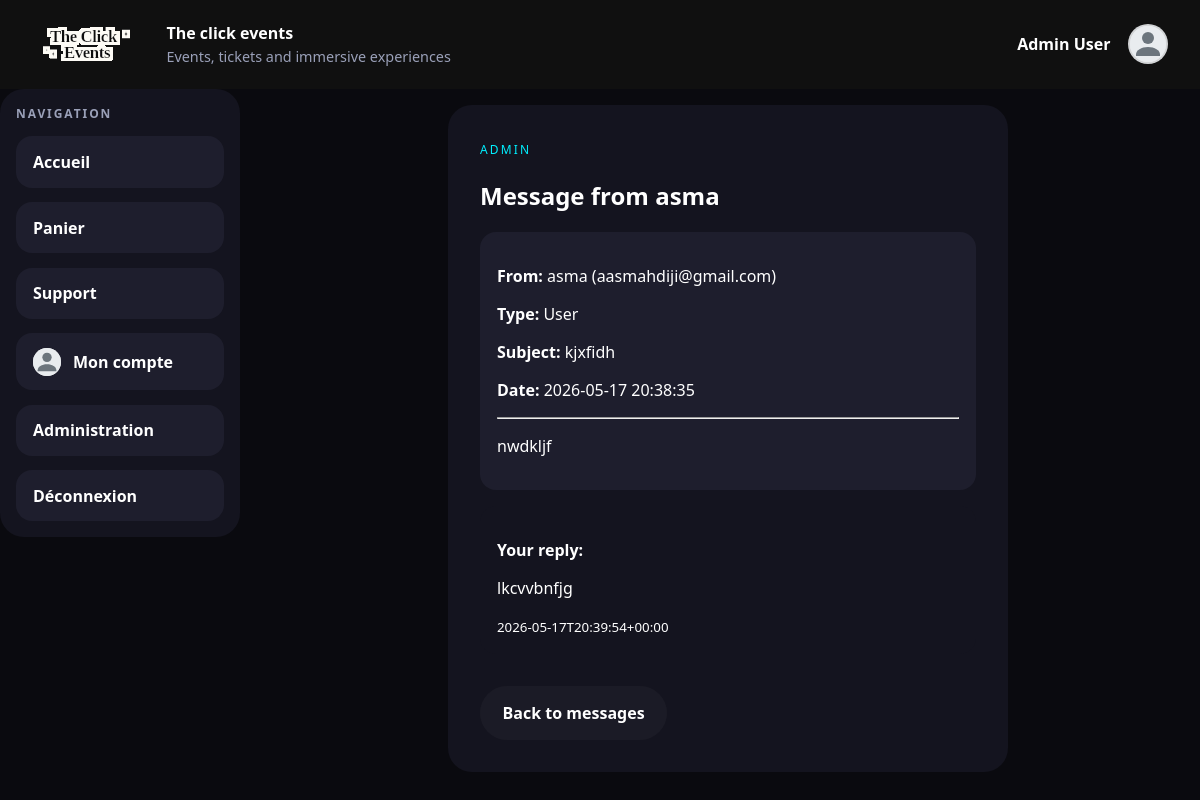
The page /admin/message?id=4 (signed in) on the database its author committed.
### tables this page shows
CREATE TABLE contact_messages (
    id INTEGER PRIMARY KEY AUTOINCREMENT,
    sender_id INTEGER NOT NULL,
    sender_type TEXT NOT NULL,
    subject TEXT NOT NULL,
    message TEXT NOT NULL,
    status TEXT NOT NULL DEFAULT 'pending',
    admin_reply TEXT DEFAULT NULL,
    created_at TEXT DEFAULT CURRENT_TIMESTAMP,
    replied_at TEXT DEFAULT NULL,
    FOREIGN KEY (sender_id) REFERENCES users(id) ON DELETE CASCADE
);

CREATE TABLE users (
    id INTEGER PRIMARY KEY AUTOINCREMENT,
    full_name TEXT NOT NULL,
    email TEXT NOT NULL UNIQUE,
    password_hash TEXT NOT NULL,
    role TEXT NOT NULL DEFAULT 'user',
    profile_picture_path TEXT DEFAULT NULL,
    created_at TEXT DEFAULT CURRENT_TIMESTAMP
);

### config/bootstrap.php (called while the page is built, shortened)
<?php
spl_autoload_register(static function (string $class): void {
    $prefix = 'App\\';
    $relativeClass = substr($class, strlen($prefix));
    $candidates = [
        APP_PATH . '/' . str_replace('\\', '/', $relativeClass) . '.php',
        CONFIG_PATH . '/' . str_replace('Config\\', '', $relativeClass) . '.php',
    ];
    foreach ($candidates as $file) {
        if (is_file($file)) {
            return;
        }
    }
});
function view(string $template, array $data = []): void
{
    require VIEW_PATH . '/layouts/main.php';
}
function e(?string $value): string
{
    return htmlspecialchars($value ?? '', ENT_QUOTES, 'UTF-8');
}

### app/core/Controller.php (called while the page is built, shortened)
<?php
abstract class Controller
{
    protected function render(string $template, array $data = []): void
    {
        view($template, $data);
    }
}

### app/controllers/AdminMessagingController.php (called while the page is built, shortened)
<?php
final class AdminMessagingController extends Controller
{
    public function showMessage(): void
    {
        $id = (int) ($_GET['id'] ?? 0);
        $message = (new ContactMessage())->findById($id);
        $this->render('admin/message-view', [
            'message' => $message,
        ]);
    }
}

### config/Database.php (called while the page is built, shortened)
<?php
final class Database
{
    private static ?PDO $instance = null;
    public static function connection(): PDO
    {
        $driver = strtolower((string) ($_ENV['DB_DRIVER'] ?? 'sqlite'));
        $sqliteFile = dirname(__DIR__) . '/data/phpjs.sqlite';
        $sqliteDir = dirname($sqliteFile);
        $dsn = 'sqlite:' . $sqliteFile;
        try {
            self::$instance = new PDO($dsn, null, null, [
                PDO::ATTR_ERRMODE => PDO::ERRMODE_EXCEPTION,
                PDO::ATTR_DEFAULT_FETCH_MODE => PDO::FETCH_ASSOC,
            ]);
            self::$instance->exec('PRAGMA foreign_keys = ON');
            self::migrateSqlite(self::$instance);
            $row = self::$instance->query('SELECT COUNT(*) AS count FROM users')->fetch();
        } catch (PDOException $exception) {
            throw new RuntimeException('SQLite connection failed: ' . $exception->getMessage(), 0, $exception);
        }
        return self::$instance;
    }
    private static function migrateSqlite(PDO $pdo): void
    {
        self::ensureColumn($pdo, 'artists', 'user_id', 'INTEGER DEFAULT NULL');
        self::ensureColumn($pdo, 'events', 'category', "TEXT NOT NULL DEFAULT 'concert'");
        self::ensureUniqueIndex($pdo, 'artists', 'user_id');
        self::ensureCartItemsTable($pdo);
    }
    private static function ensureCartItemsTable(PDO $pdo): void
    {
        $columns = $pdo->query('PRAGMA table_info(cart_items)')->fetchAll();
        if ($columns !== false && count($columns) > 0) {
            return;
        }
    }
    private static function ensureColumn(PDO $pdo, string $table, string $column, string $definition): void
    {
        $columns = $pdo->query('PRAGMA table_info(' . $table . ')')->fetchAll();
        foreach ($columns as $existingColumn) {
            if (($existingColumn['name'] ?? null) === $column) {
                return;
            }
        }
    }
    private static function ensureUniqueIndex(PDO $pdo, string $table, string $column): void
    {
        $indexName = $table . '_' . $column . '_unique_idx';
        $indexes = $pdo->query('PRAGMA index_list(' . $table . ')')->fetchAll();
        foreach ($indexes as $index) {
            if (($index['name'] ?? null) === $indexName) {
                return;
            }
        }
    }
}

### app/models/BaseModel.php (called while the page is built, shortened)
<?php
abstract class BaseModel
{
    protected PDO $db;
    public function __construct()
    {
        $this->db = Database::connection();
    }
    protected function fetchOne(string $sql, array $params = []): ?array
    {
        $statement = $this->db->prepare($sql);
        $statement->execute($params);
        $result = $statement->fetch();
        return $result === false ? null : $result;
    }
}

### app/models/ContactMessage.php (called while the page is built, shortened)
<?php
final class ContactMessage extends BaseModel
{
    public function findById(int $id): ?array
    {
        return $this->fetchOne(
            'SELECT cm.*, u.full_name, u.email FROM contact_messages cm
             JOIN users u ON u.id = cm.sender_id
             WHERE cm.id = :id LIMIT 1',
            [':id' => $id]
        );
    }
}

### app/views/admin/message-view.php (the view, shortened to what this page needs)
<section class="auth-card">
    <span class="eyebrow">Admin</span>
    <h1>Message from <?= e($message['full_name']) ?></h1>
    <div class="admin-surface">
        <p><strong>From:</strong> <?= e($message['full_name']) ?> (<?= e($message['email']) ?>)</p>
        <p><strong>Type:</strong> <?= e(ucfirst($message['sender_type'])) ?></p>
        <p><strong>Subject:</strong> <?= e($message['subject']) ?></p>
        <p><strong>Date:</strong> <?= e($message['created_at']) ?></p>
        <hr>
        <p><?= nl2br(e($message['message'])) ?></p>
    </div>
    <?php if (!empty($message['admin_reply'])): ?>
        <div class="admin-surface admin-surface-reply">
            <p><strong>Your reply:</strong></p>
            <p><?= nl2br(e($message['admin_reply'])) ?></p>
            <small><?= e($message['replied_at']) ?></small>
        </div>
    <?php endif; ?>
    <a href="/admin/messages" class="button button-secondary" style="margin-top:1rem;">Back to messages</a>
</section>

### public/css/style.css (style rules this page uses)
:root { --bg: #0a0a0f; --panel: #14141f; --panel-2: #1e1e2d; --text: #ffffff; --muted: #9aa0b8; --accent: #ff2a7a; --accent-2: #00f0ff; --border: transparent; }
* { box-sizing: border-box; }
body { margin: 0; font-family: "Segoe UI", "Helvetica Neue", Arial, sans-serif; background: var(--bg); color: var(--text); }
a { color: inherit; text-decoration: none; }
.eyebrow, .section-heading span, .stats-card span { text-transform: uppercase; letter-spacing: 0.18em; color: var(--accent-2); font-size: 0.75rem; }
.button { display: inline-flex; align-items: center; justify-content: center; padding: 0.95rem 1.35rem; border-radius: 999px; border: 1px solid transparent; font-weight: 700; }
.button-secondary { border-color: var(--border); background: rgba(255, 255, 255, 0.03); }
.auth-card { max-width: 560px; margin: 0 auto; padding: 2rem; background: var(--panel); border: none; border-radius: 1.5rem; box-shadow: none; }
.card, .auth-card, .cart-item, .hero-copy, .hero-panel { transition: transform 180ms ease, border-color 180ms ease, box-shadow 180ms ease, background 180ms ease; }
.admin-surface { background: var(--panel-2); border: 1px solid var(--border); border-radius: 1rem; padding: 1rem; margin: 1rem 0; color: var(--text); }
.admin-surface-reply { background: var(--panel); color: var(--text); }

### rows shown on the page
contact_messages: sender.full_name "asma", sender.email "aasmahdiji@gmail.com", sender_type "User", subject "kjxfidh", created_at "2026-05-17 20:38:35", message "nwdkljf", admin_reply "lkcvvbnfjg", replied_at "2026-05-17T20:39:54+00:00"

### other values the page prints
$_SESSION['user']['full_name'] "Admin User"
